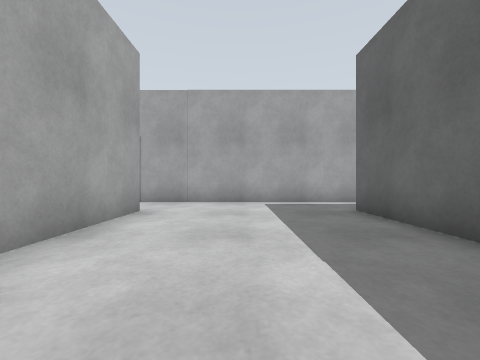
View 1 (above)

20 first-person views from a walk through a Gazebo world. The camera is 0.72 m above the floor, looks level and sees 90° across. The floor is counted in squares, 1 m on a side. Each view is taken from the middle of a square. On the plan, view 1 faces up. The plan holds only what a view shows up to about 9 squares ahead; the rest is blank. The place goes on beyond the plan.

View 2
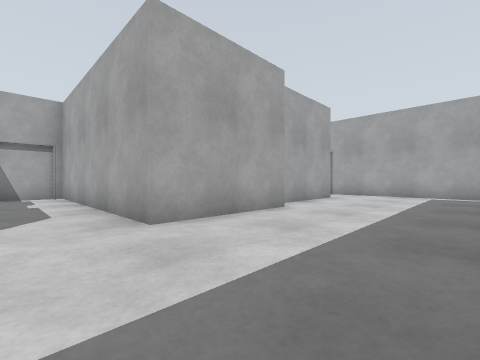

View 3
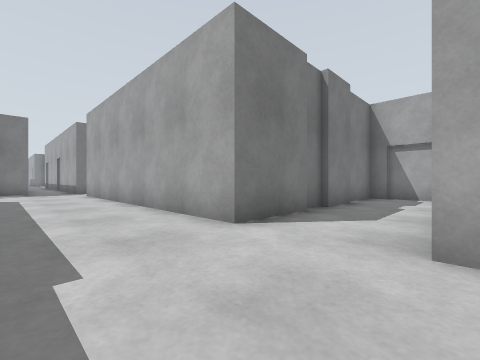

View 4
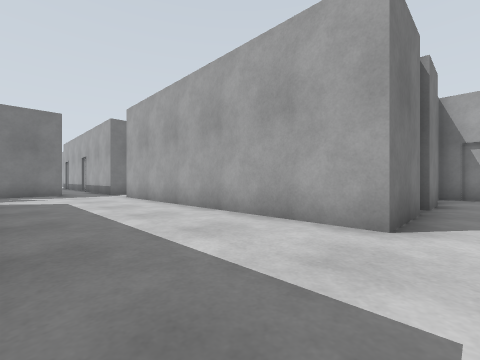

View 5
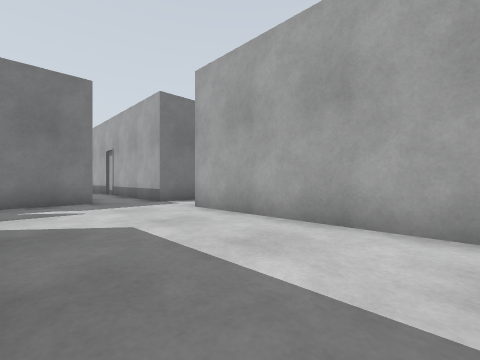

View 6
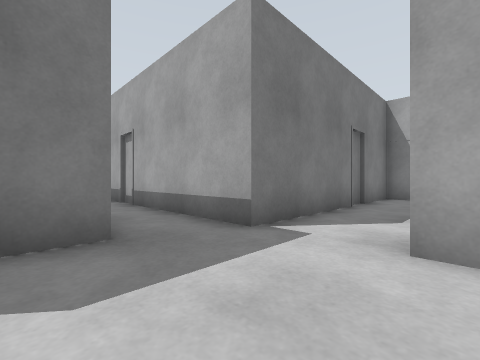

View 7
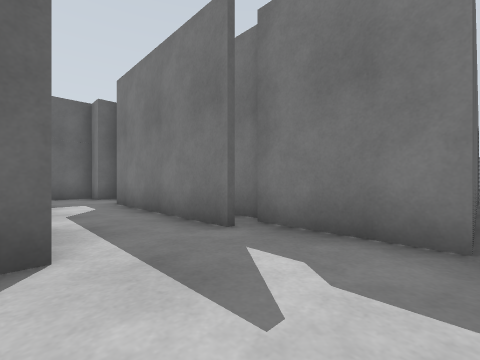

View 8
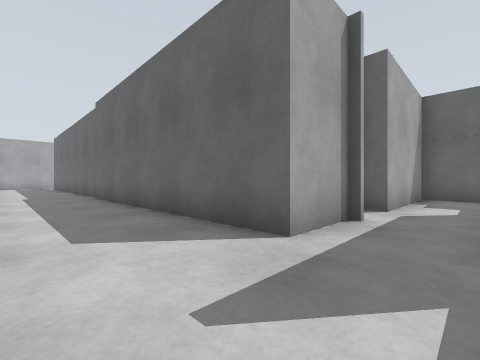

View 9
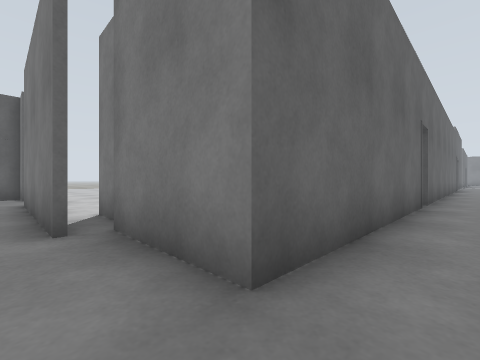

View 10
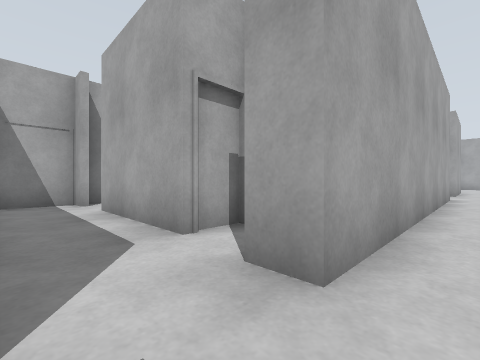

View 11
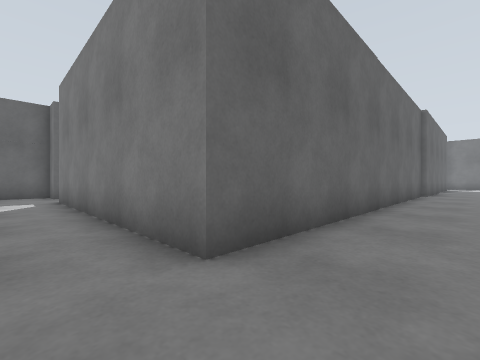

View 12
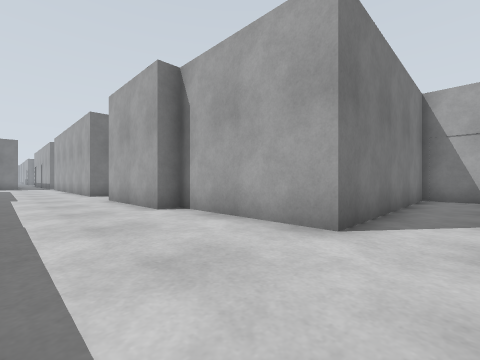

View 13
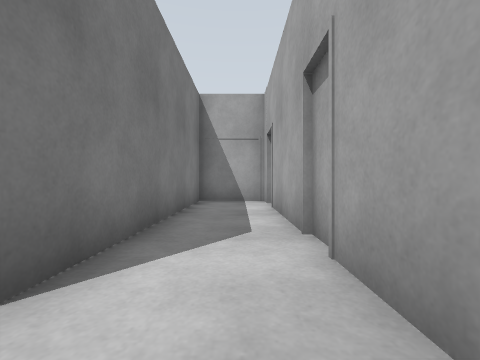

View 14
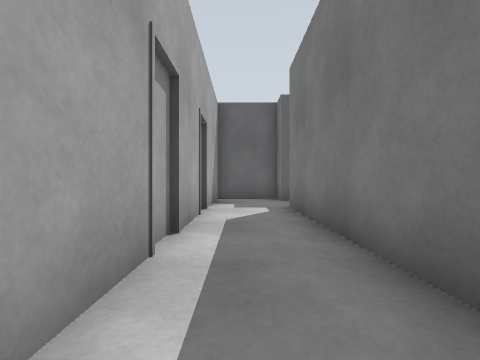

View 15
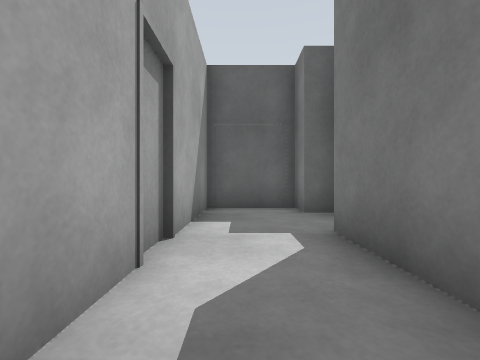

View 16
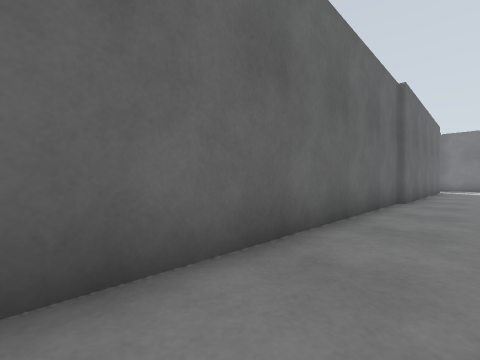

View 17
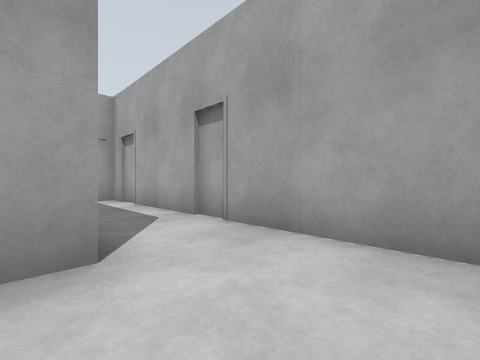

View 18
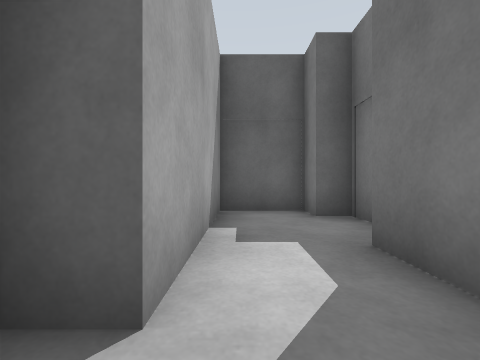

View 19
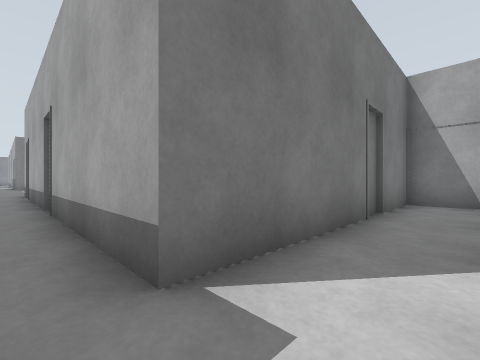

View 20
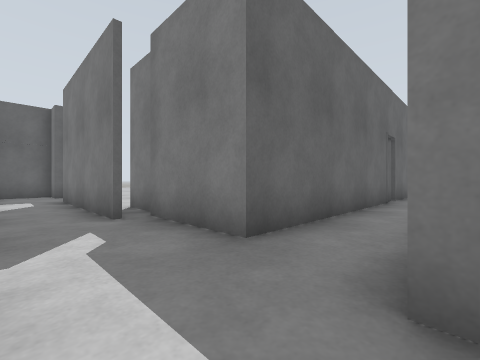

### Floor plan
Points are (right, up) in squares from view 1. A wall is a line through its corners. A room is listed if a view was taken in it or the views show most of it. See-through windows are left out.
Room 1 (views 1, 2, 3, 4, 5, 6, 7, 8, 9, 10, 11, 12, 13, 14, 15, 16, 17, 18, 19, 20)
walls: (2.7, -5.6) (2.7, 5.7) (10.4, 5.7); (-4.1, -4.9) (-1.7, -4.9) (-1.7, -14.5) (-2.5, -14.5); (-5.1, -5) (-4.4, -5); (-6.8, -4.9) (-5.1, -4.9); (-3.9, -13.1) (-3.9, -14.3) (-7.4, -14.3); (4.5, -14.3) (2.6, -14.3) (2.6, -5.6); (2.6, -16.5) (7.8, -16.5); (2.9, -17.4) (4.6, -17.4); (-9.2, -14.5) (-9.2, -16.5) (-1.7, -16.5) (-1.7, -26.4); (6.4, 7.9) (-7.4, 7.9); (-7.6, 7.9) (-9.2, 7.9) (-9.2, 5.7) (-2.3, 5.7) (-2.3, 1.4) (-1.7, 1.4) (-1.7, -2.3) (-9.2, -2.3) (-9.2, -5) (-7.2, -5); (9.8, -16.5) (10.6, -16.5) (10.6, -14.5) (6.2, -14.5); (9, -17.2) (9.8, -17.2); (9.1, 7.9) (6.6, 7.9); (12.3, 4.9) (12.3, 5.7) (13.2, 5.7) (13.2, 7.9) (9.4, 7.9); (0, -23.5) (0, -17.2) (2.8, -17.2); (0, -26.5) (0, -24)

Where each view was taken, in squares from view 1:
view 1: 0 up, 0 right, facing up
view 2: 4 down, 2 right, facing up-left
view 3: 2 down, 1 right, facing down-left
view 4: 4 down, 2 right, facing down-left
view 5: 9 down, 2 right, facing down-left
view 6: 14 down, 1 right, facing down-left
view 7: 14 down, 0 right, facing down-right
view 8: 16 down, 0 right, facing up-right
view 9: 16 down, 1 left, facing down-right
view 10: 16 down, 1 left, facing up-left
view 11: 7 up, 1 right, facing down-right
view 12: 7 up, 1 right, facing down-left
view 13: 7 up, 1 left, facing left
view 14: 7 up, 4 right, facing right
view 15: 7 up, 7 right, facing right
view 16: 3 up, 1 right, facing down-right
view 17: 5 up, 0 right, facing up-left
view 18: 15 down, 5 right, facing right
view 19: 15 down, 1 left, facing down-left
view 20: 15 down, 2 left, facing down-right
